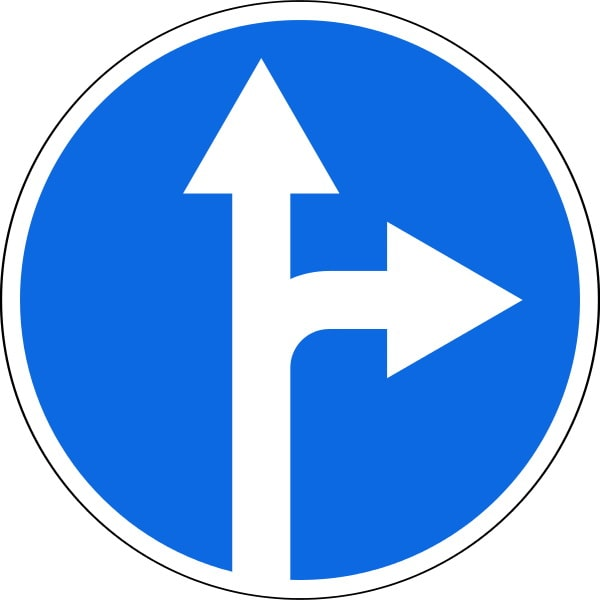
#> input picture front-right.jpg, 600 x 600 px, given in place of the camera
$ python camera_tl.py
#> lines starting #> are read from the running program, lines starting #| are printed output that depends on the picture; after the words box and inside, x2 and y2 are one past the last pixel; in counts of white or black regions, pixels touching at a corner belong together
# USAGE
# python3 test-1.py --model output/simple_nn.model --label-bin output/simple_nn_lb.pickle --width 96 --height 96
# python3 tf_light_vgg.py --model output/smallvggnet.model --label-bin output/smallvggnet_lb.pickle

import cv2
import numpy as np

cap = cv2.VideoCapture(0)

boundaries = [
	([17, 15, 100], [50, 56, 200]), # red
	([86, 31, 4], [220, 88, 50]),
	([25, 146, 190], [62, 174, 250]),
	([103, 86, 65], [145, 133, 128])
]

    # [4 lines of commented-out code are left out]

lower_red = np.array([30,150,50])
upper_red = np.array([255,255,180])


while (cv2.waitKey(1) != 27):

#> (key q is pressed here)
    ret, frame = cap.read()
#> frame is the input picture: shape (600, 600, 3); mean B, G, R 235.7, 170, 119.2
    ret, image = cap.read()

    # cv2.imshow("Frame", frame)
    frameCopy = frame.copy()
    output = image.copy()

    # hsv & blur filter for color mask
    hsv = cv2.cvtColor(frame, cv2.COLOR_BGR2HSV)
#> hsv: shape (600, 600, 3); mean H, S, V 64.5, 131.9, 235.8
    hsv = cv2.blur(hsv, (5, 5))
#> hsv: shape (600, 600, 3); mean H, S, V 64.5, 131.9, 235.8
    #mask = cv2.inRange(hsv, (0, 0, 248), (58, 52, 255))
    mask = cv2.inRange(hsv, (0, 0, 255), (255, 255, 255))
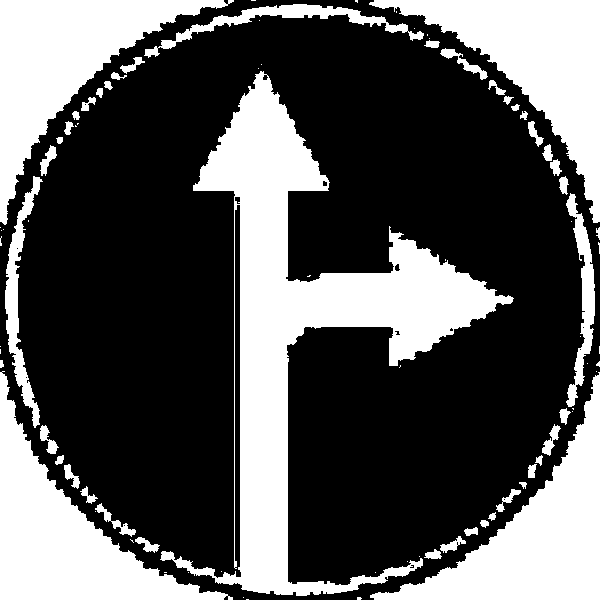
#> mask: shape (600, 600); 34.4% white; 87 white regions (41 under 20 px), largest, box (x1, y1, x2, y2) and area: (160, 71, 514, 596) 44202, (0, 371, 233, 600) 17038, (369, 0, 600, 223) 16997
    mask2 = cv2.inRange(hsv, (0, 0, 255), (255, 255, 255))
    # cv2.imshow("Mask", mask)


    # blur for white
    mask = cv2.erode(mask, None, iterations=2)
#> mask: shape (600, 600); 29.4% white; 85 white regions (42 under 20 px), largest, box (x1, y1, x2, y2) and area: (195, 76, 511, 594) 38022, (0, 375, 223, 600) 16009, (376, 377, 600, 600) 15985
    mask = cv2.dilate(mask, None, iterations=4)
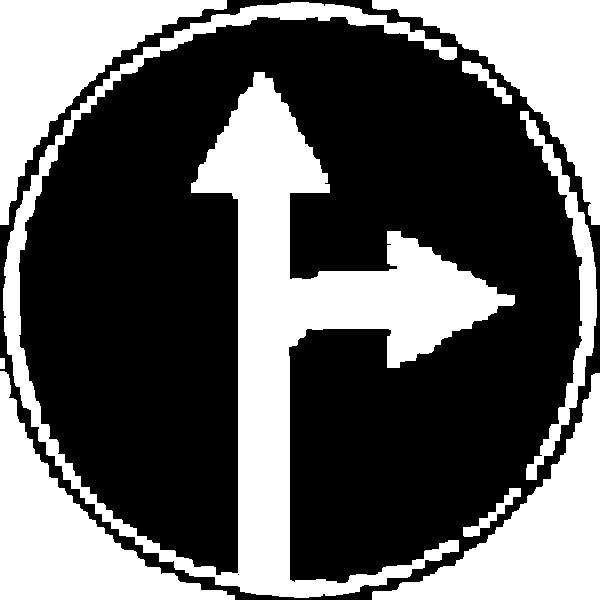
#> mask: shape (600, 600); 38.3% white; 9 white regions
    # cv2.imshow("Mask2", mask)

    # add contours and detect
    contours, _ = cv2.findContours(mask, cv2.RETR_TREE, cv2.CHAIN_APPROX_NONE)
#> contours = 10 contours, 1 with area under 20; largest, box (x1, y1, x2, y2) and area: (3, 2, 515, 598) 57906, (0, 371, 235, 600) 17486, (372, 373, 600, 600) 17400, (372, 0, 600, 225) 17388, (0, 0, 227, 225) 17318
    # contours = contours[1]
    cv2.drawContours(frame, contours, -1, (255, 0, 255), 3)
    # cv2.imshow("Contours", frame)

    if contours:
        contours = sorted(contours, key=cv2.contourArea, reverse=True)
        cv2.drawContours(frame, contours, 0, (255, 0, 255), 3)
        # cv2.imshow("Contours", frame)

        # draw rect
        (x, y, w, h) = cv2.boundingRect(contours[0])
#> x = 3; y = 2; w = 512; h = 596
        cv2.rectangle(frame, (x, y), (x + w, y + h), (0, 255, 0), 2)
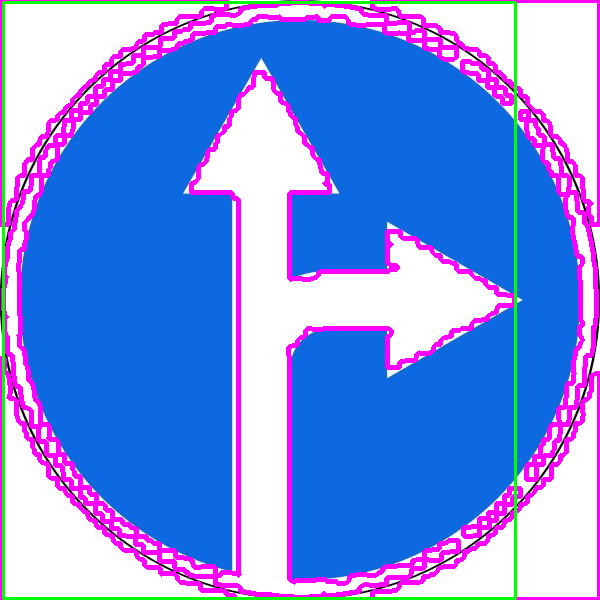
#> frame: shape (600, 600, 3); mean B, G, R 232.5, 145.3, 117.8
        # cv2.imshow("Rect", frame)

        roImg = frameCopy[y:y + h, x:x + w]
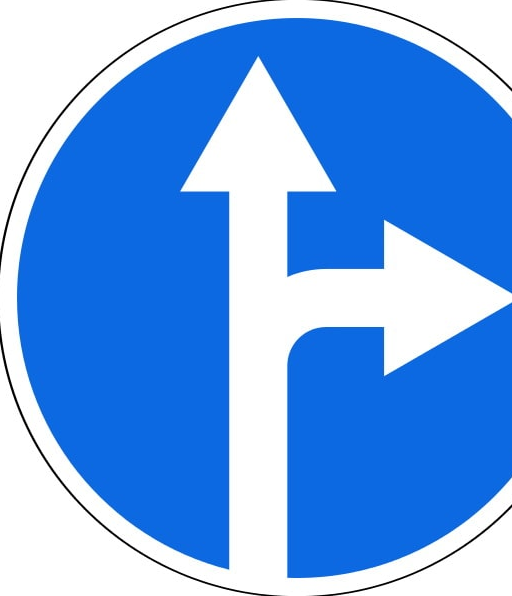
#> roImg: shape (596, 512, 3); mean B, G, R 235, 163.7, 108.6
        roImgCopy = roImg.copy()
        cv2.imshow("Detected", roImg)
        roImgCopy = roImg.copy()
        roImg = cv2.resize(roImg, (96, 96))
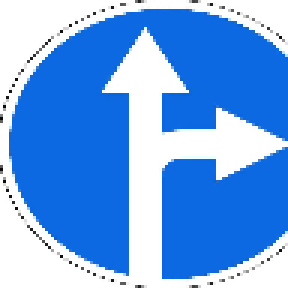
#> roImg: shape (96, 96, 3) (shown 3 times larger); mean B, G, R 235.1, 163.8, 108.7
        roImg = cv2.inRange(roImg, (0, 0, 233), (0, 0, 255))
#> roImg: shape (96, 96); every value is 0
        cv2.imshow("ResizedRoi", roImg)


        result = cv2.bitwise_and(frame, frame, mask=mask2)
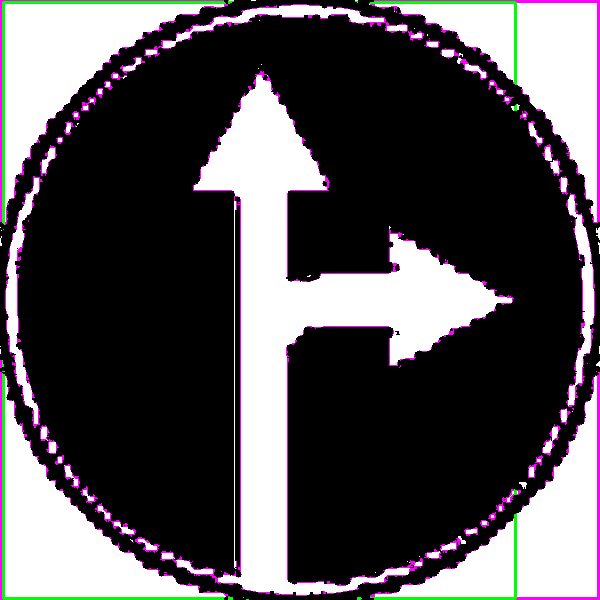
#> result: shape (600, 600, 3); mean B, G, R 84.8, 80.6, 84.8
        cv2.imshow('result', result)

        gray = cv2.cvtColor(result, cv2.COLOR_BGR2GRAY)

        gray_blurred = cv2.blur(gray, (3, 3))
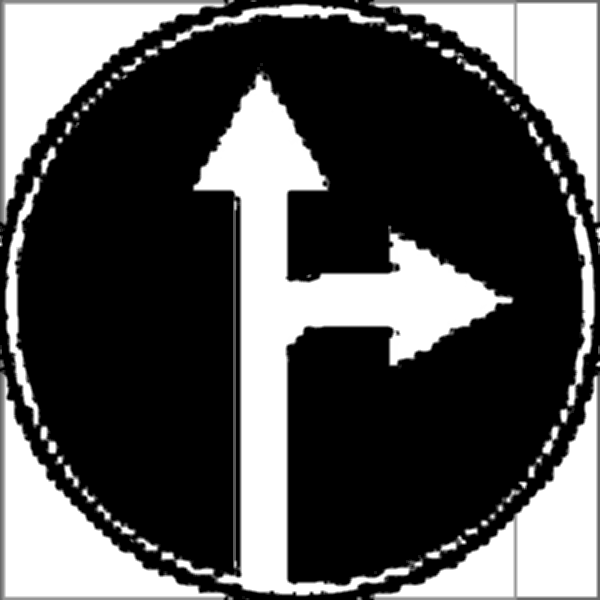
#> gray_blurred: shape (600, 600); min 0, max 255, mean 82.3

        detected_circles = cv2.HoughCircles(gray_blurred,
                   cv2.HOUGH_GRADIENT, 1, 20, param1 = 50,
               param2 = 30, minRadius = 45, maxRadius = 95)
#> detected_circles = None

        if detected_circles is not None:

            detected_circles = np.uint16(np.around(detected_circles))

            for pt in detected_circles[0, :]:
                a, b, r = pt[0], pt[1], pt[2]

                cv2.circle(output, (a, b), r, (0, 255, 0), 2)
                cv2.circle(output, (a, b), 1, (0, 0, 255), 3)
                cv2.imshow("Detected Circle", output)

            witdh, height = roImgCopy.size
            pixels = image.getcolors(width * height)

            most_frequent_pixel = pixels[0]

            for count, colour in pixels:
                if count > most_frequent_pixel[0]:
                    most_frequent_pixel = (count, colour)

            compare("Most Common", image, most_frequent_pixel[1])

            print("Find color TF!!!!!")


    cv2.imshow("Image", output)

    if cv2.waitKey(1) == ord('q'):
#> (key q is pressed here)
        break

cap.release()
cv2.destroyAllWindows()

$ run again, on front.jpg
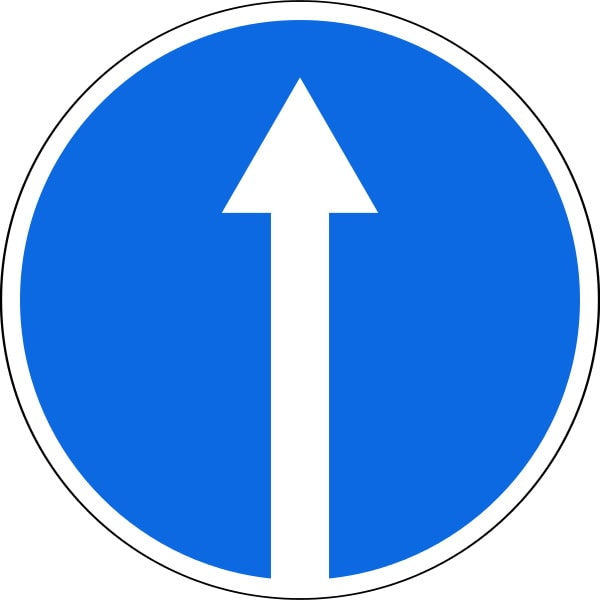
#> input picture front.jpg, 600 x 600 px, given in place of the camera
#> frame is the input picture: shape (600, 600, 3); mean B, G, R 234.3, 162.8, 107.5
#> `mask = cv2.dilate(mask, None, iterations=4)`:
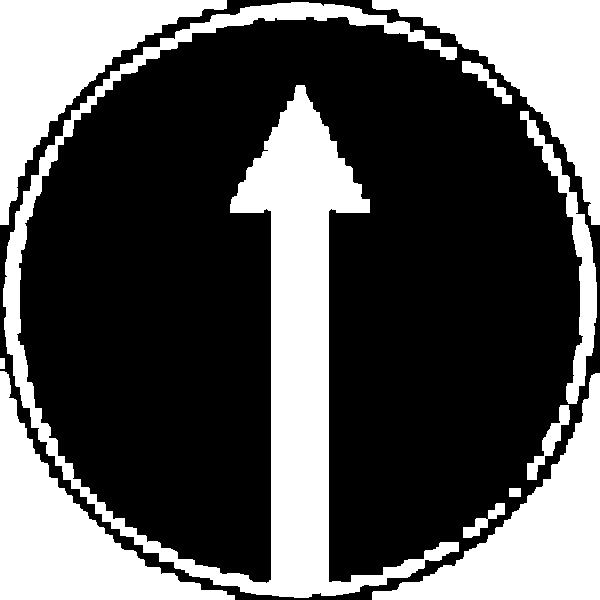
#> mask: shape (600, 600); 34.4% white; 11 white regions
#> contours = 11 contours; largest, box (x1, y1, x2, y2) and area: (3, 2, 459, 598) 44400, (0, 371, 235, 600) 17509, (372, 373, 600, 600) 17424, (372, 0, 600, 225) 17372, (0, 0, 227, 225) 17320
#> x = 3; y = 2; w = 456; h = 596
#> `gray = cv2.cvtColor(result, cv2.COLOR_BGR2GRAY)`:
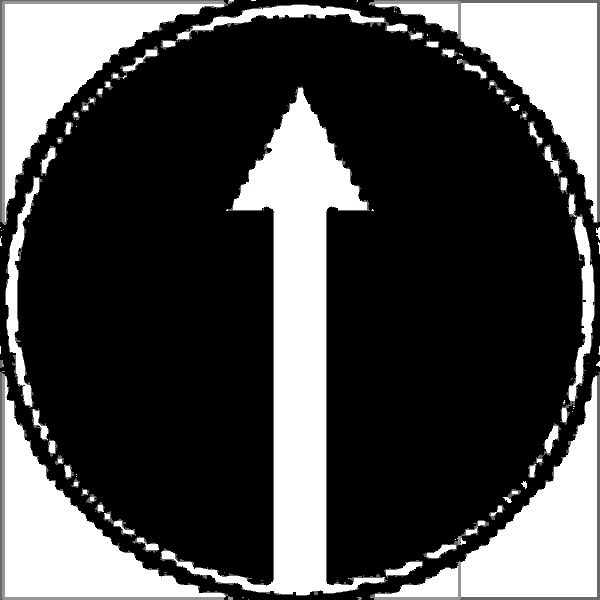
#> gray: shape (600, 600); min 0, max 255, mean 73.4
#> detected_circles = None

$ run again, on left-front.jpg
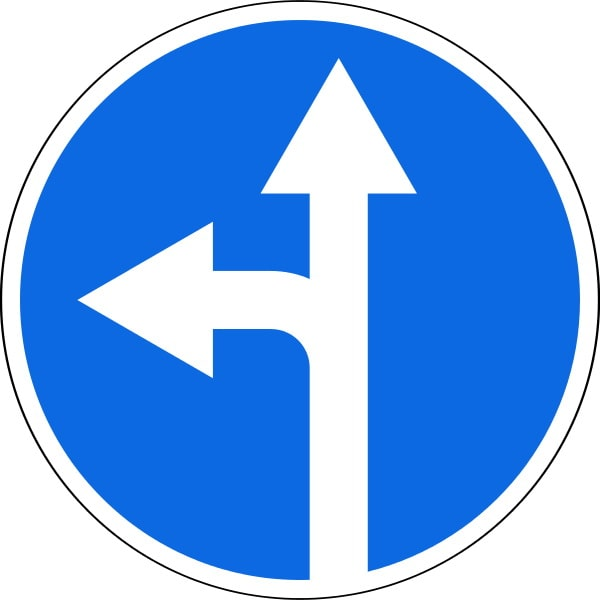
#> input picture left-front.jpg, 600 x 600 px, given in place of the camera
#> frame is the input picture: shape (600, 600, 3); mean B, G, R 235.7, 170, 119.2
#> `mask = cv2.dilate(mask, None, iterations=4)`:
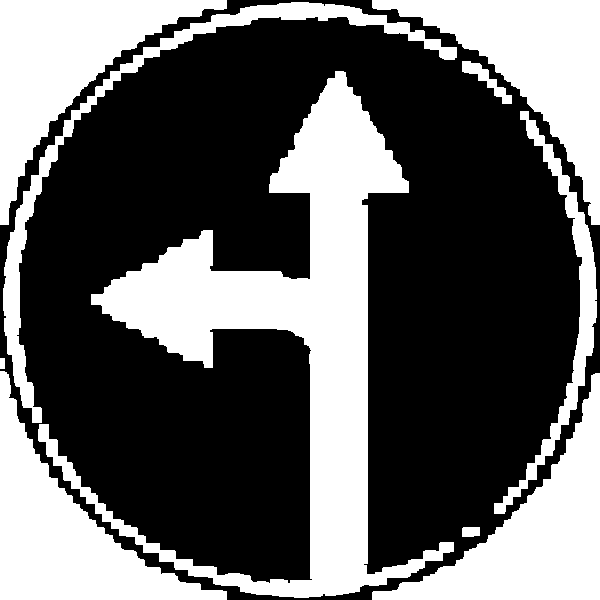
#> mask: shape (600, 600); 38.9% white; 10 white regions
#> contours = 10 contours; largest, box (x1, y1, x2, y2) and area: (38, 71, 454, 598) 51630, (0, 371, 227, 600) 17449, (372, 373, 600, 600) 17400, (372, 0, 600, 225) 17378, (0, 0, 227, 225) 17330
#> x = 38; y = 71; w = 416; h = 527
#> `gray_blurred = cv2.blur(gray, (3, 3))`:
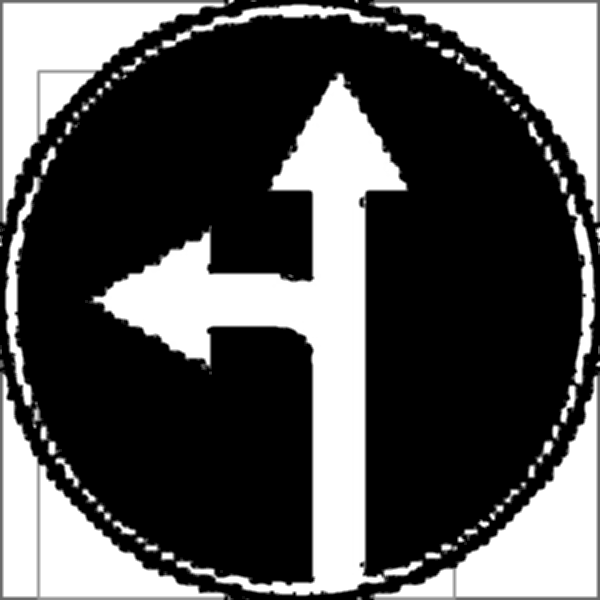
#> gray_blurred: shape (600, 600); min 0, max 255, mean 83.7
#> detected_circles = None

$ run again, on left.jpg
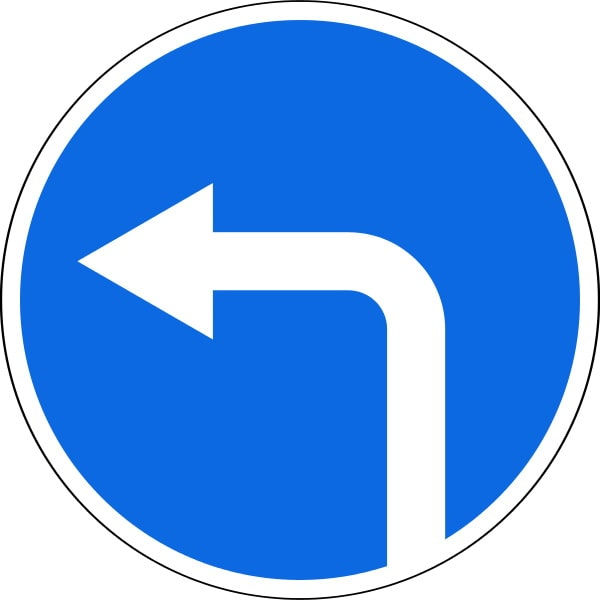
#> input picture left.jpg, 600 x 600 px, given in place of the camera
#> frame is the input picture: shape (600, 600, 3); mean B, G, R 234.8, 165.2, 111.4
#> contours = 11 contours; largest, box (x1, y1, x2, y2) and area: (3, 2, 459, 598) 48246, (0, 371, 235, 600) 17507, (372, 373, 600, 600) 17410, (372, 0, 600, 225) 17388, (0, 0, 227, 225) 17330
#> x = 3; y = 2; w = 456; h = 596
#> `gray_blurred = cv2.blur(gray, (3, 3))`:
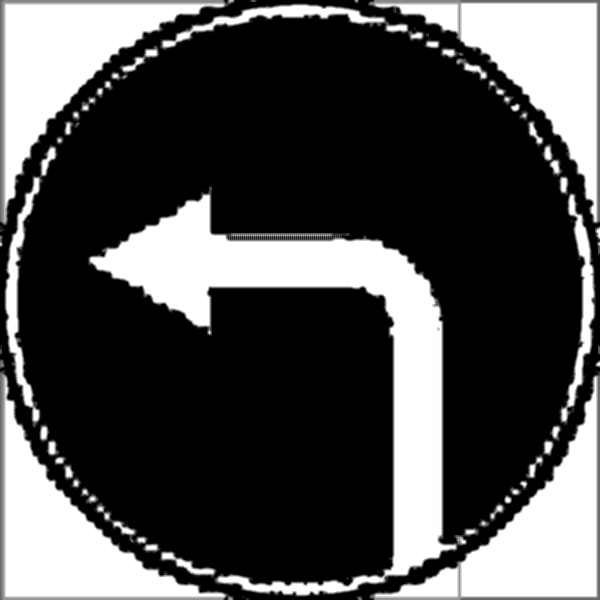
#> gray_blurred: shape (600, 600); min 0, max 255, mean 76
#> detected_circles = None
